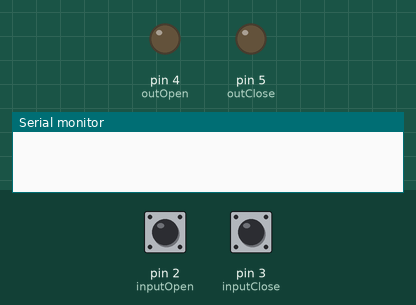
A sketch run on a simulated Arduino Uno, built with avr-gcc and run on an emulated ATmega328P. On the bench: output pins drawn as LEDs (lit = HIGH), the last lines printed to the serial monitor. The test bench sets the inputs (shaded band); at power-on: pin 2 (inputOpen) HIGH, pin 3 (inputClose) HIGH.

Above: at 1.6 s.
1.7 s: pin 2 (inputOpen) pulled LOW for 0.5 s
At 2.2 s:
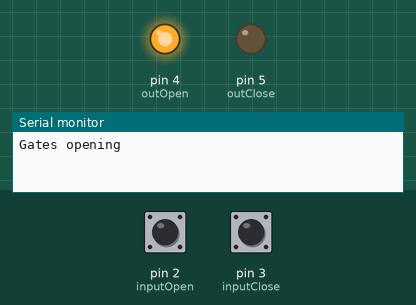
3.9 s: pin 3 (inputClose) pulled LOW for 0.5 s
At 4.2 s:
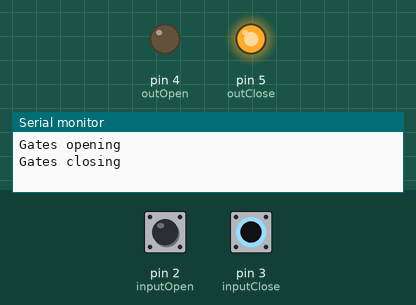
5.9 s: pin 3 (inputClose) pulled LOW for 3.2 s
At 10.0 s:
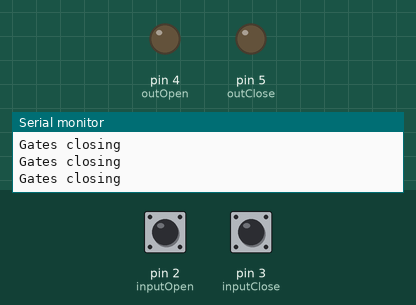
10.7 s: pin 2 (inputOpen) pulled LOW for 3.2 s
At 11.2 s:
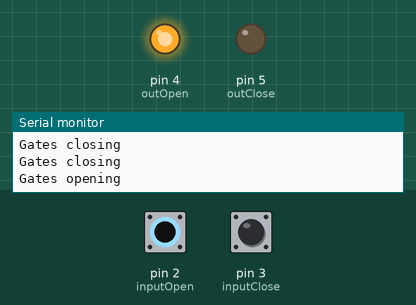
Timing chart, 0 to 15.5 s (numbered marks = the images above; inputs shaded):
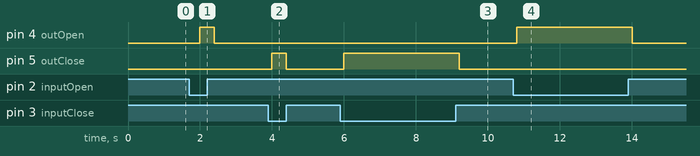

The sketch:

Gate_sketch.ino
```cpp
int inputOpen = 2;
int inputClose = 3;
int outOpen = 4;
int outClose = 5;
int firstIn = 1;
int secondIn = 1;

void setup() {
  Serial.begin(9600);
  pinMode(inputOpen, INPUT_PULLUP);
  pinMode(inputClose, INPUT_PULLUP);
  pinMode(outOpen, OUTPUT);
  pinMode(outClose, OUTPUT);
}

void loop() {
  firstIn = digitalRead(inputOpen);
  secondIn = digitalRead(inputClose);

  if (!firstIn && secondIn){
    digitalWrite(outOpen, HIGH);
    Serial.println("Gates opening");
  }else{
    digitalWrite(outOpen, LOW);
  }

  if (firstIn && !secondIn){
    digitalWrite(outClose, HIGH);
    Serial.println("Gates closing");
  }else{
    digitalWrite(outClose, LOW);
  }
  delay(400);
}
```

Measured:
- after the input at 1.7 s, pin 4 (outOpen): LOW → HIGH after 0.30 s, → LOW 0.40 s later
- after the input at 3.9 s, pin 5 (outClose): LOW → HIGH after 0.10 s, → LOW 0.40 s later
- after the input at 5.9 s, pin 5 (outClose): LOW → HIGH after 0.10 s, → LOW 3.2 s later
- after the input at 10.7 s, pin 4 (outOpen): LOW → HIGH after 0.10 s, → LOW 3.2 s later
